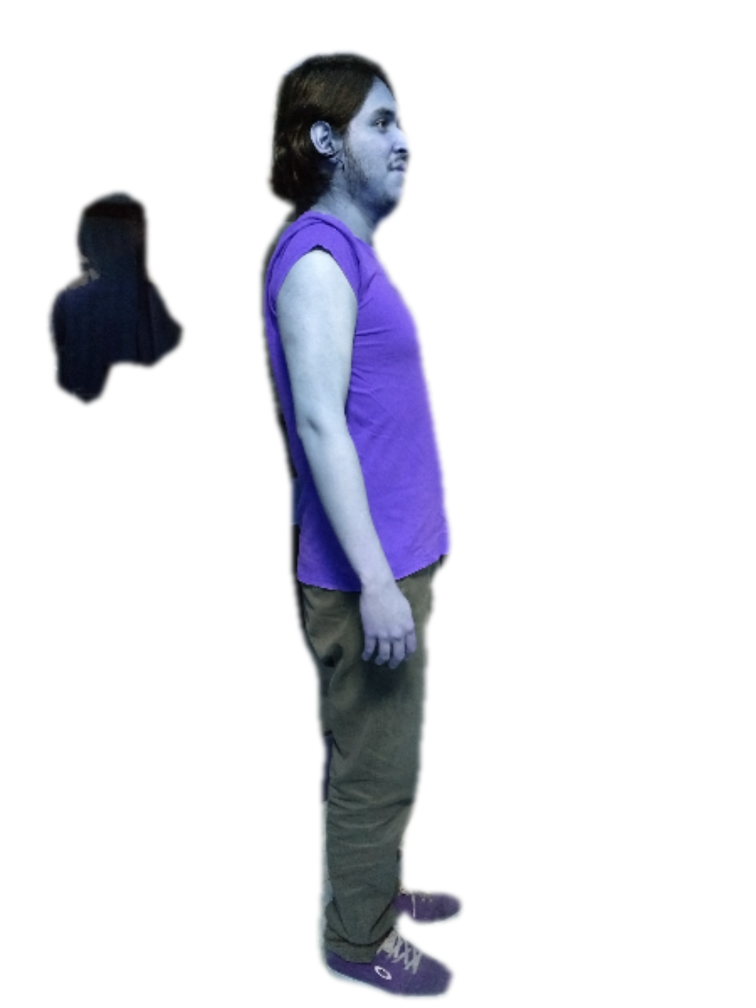
#> input picture filtered_images/result_side.jpg, 3024 x 4032 px (shown at 1/4 size)
$ python findContoursSide.py
#> lines starting #> are read from the running program, lines starting #| are printed output that depends on the picture; after the words box and inside, x2 and y2 are one past the last pixel; in counts of white or black regions, pixels touching at a corner belong together
import numpy as np
import cv2
import os

dirname = os.path.dirname(__file__)

def image_resize(image, width = None, height = None, inter = cv2.INTER_AREA):
    dim = None
    (h, w) = image.shape[:2]

    if width is None and height is None:
        return image

    # calcs ratios
    if width is None:
        r = height / float(h)
        dim = (int(w * r), height)

    else:
        r = width / float(w)
        dim = (width, int(h * r))

    resized = cv2.resize(image, dim, interpolation = inter)
    return resized


# Read image
img_in = cv2.imread(os.path.join(dirname, "filtered_images/result_side.jpg"))
#> img_in is the input picture: shape (4032, 3024, 3); mean B, G, R 232.5, 225.8, 225.4
img_in = cv2.cvtColor(img_in, cv2.COLOR_BGR2GRAY)
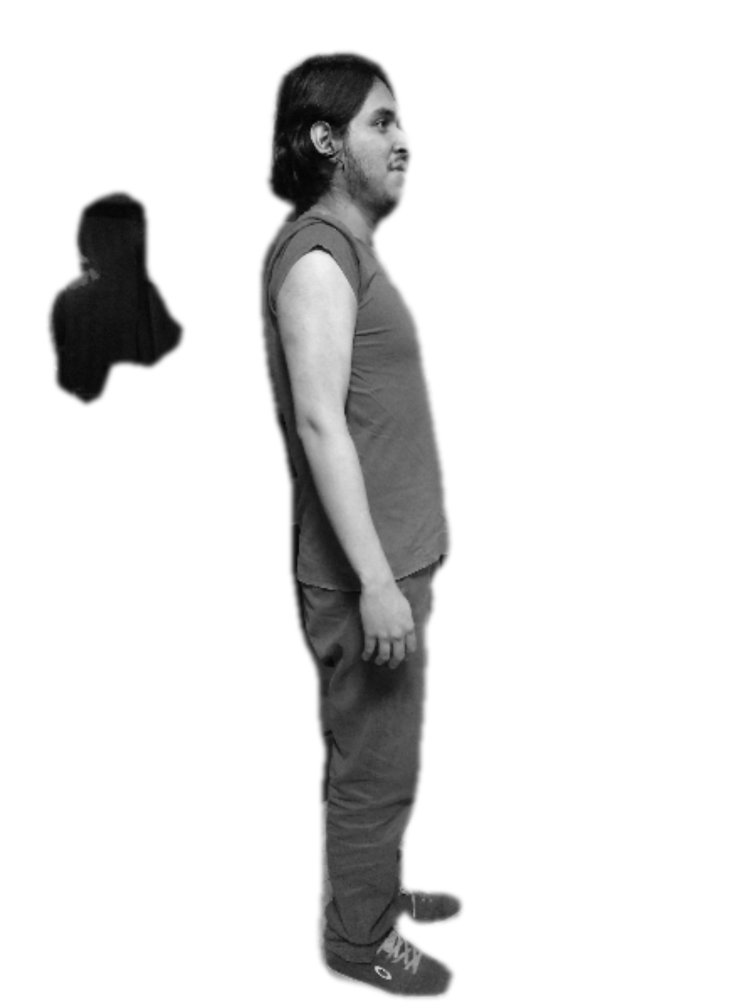
#> img_in: shape (4032, 3024) (shown at 1/4 size); min 2, max 255, mean 226.4

img_in = image_resize(img_in, height=730)
#> in image_resize, `resized = cv2.resize(image, dim, interpolation = inter)`:
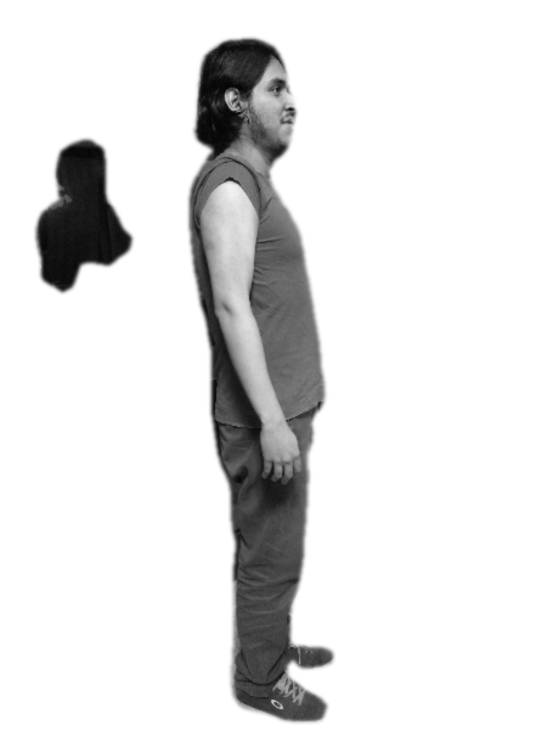
#> resized: shape (730, 547); min 4, max 255, mean 226.4

# Show B&W image
# cv2.imshow("Input img", img_in)

# Threshold. Set values equal to or above 220 to 0. Set values below 220 to 255.
th, img_thres = cv2.threshold(img_in, 245, 255, cv2.THRESH_BINARY_INV)
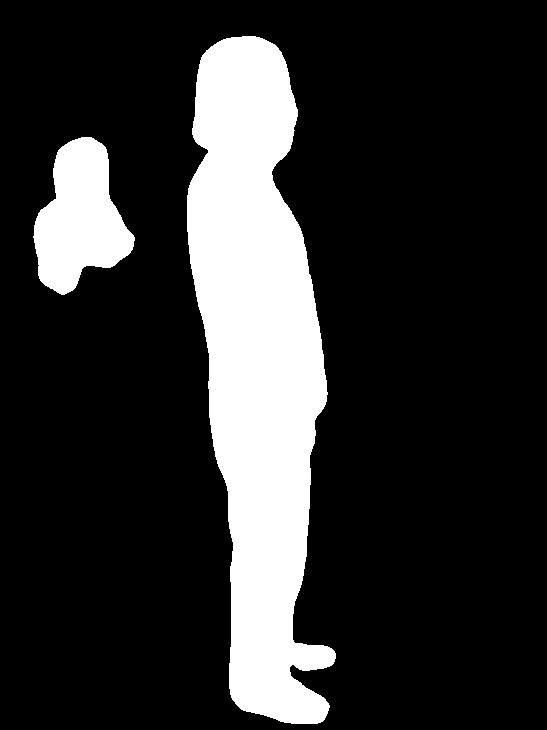
#> img_thres: shape (730, 547); 18.5% white; 2 white regions, box (x1, y1, x2, y2) and area: (187, 36, 336, 724) 64076, (33, 137, 135, 295) 9899

# Copy the thresholded image.
img_floodfill = img_thres.copy()

# Mask used to flood filling.
# Notice the size needs to be 2 pixels than the image.
h, w = img_thres.shape[:2]
#> h = 730; w = 547
mask = np.zeros((h+2, w+2), np.uint8)
print("S Con height:", h)
#| S Con height: 730
print("S Con width:", w)
#| S Con width: 547

# Floodfill from point (0, 0)
cv2.floodFill(img_floodfill, mask, (0,0), 255)
#> img_floodfill: shape (730, 547); every value is 255

# Invert floodfilled image
im_floodfill_inv = cv2.bitwise_not(img_floodfill)
#> im_floodfill_inv: shape (730, 547); every value is 0

# Combine the two images to get the foreground.
img_out = img_thres | im_floodfill_inv

# im_out is of shape (w, h, _)

# Simulate receiving countour processed image
# cv2.imshow('floodFilledImg', img_out)

# get a blank canvas for drawing contour on and convert img to grayscale
original = cv2.cvtColor(img_in, cv2.COLOR_GRAY2BGR)
canvas = np.zeros(original.shape, np.uint8)
img2gray = img_out.copy()

## blurring with kernel 25 ##
kernel = np.ones((5, 5), np.float32)/25
img2gray = cv2.filter2D(img2gray, -1, kernel)

#extract contours from thresholded image
_, thresh = cv2.threshold(img2gray, 250, 255, cv2.THRESH_BINARY_INV)
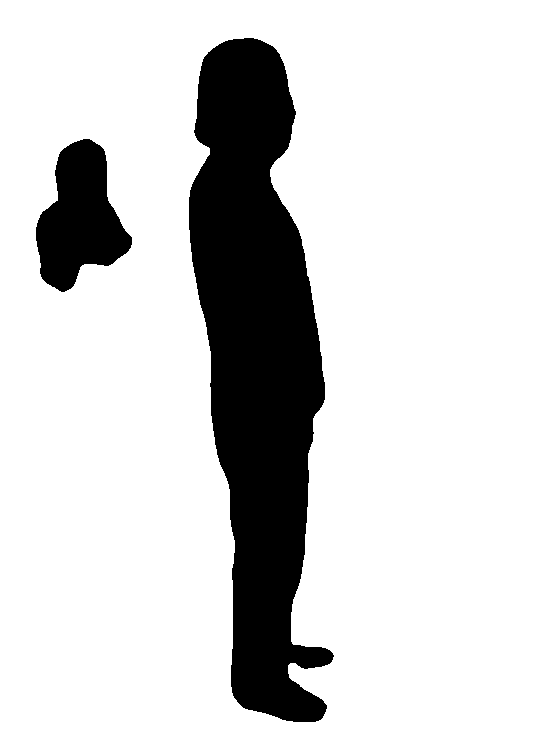
#> thresh: shape (730, 547); 82.7% white; 2 black regions
contours, _ = cv2.findContours(thresh, cv2.RETR_TREE, cv2.CHAIN_APPROX_NONE)
#> contours = 3 contours; box (x1, y1, x2, y2) and area: (0, 0, 547, 730) 398034, (188, 37, 335, 723) 61000, (35, 138, 133, 293) 9040

# find the main contour (2nd biggest area)
def findMainContour(contours):
    areas = []
    for cont in contours:
        areas.append(cv2.contourArea(cont))

    n= len(areas)
    areas.sort()
    return contours[areas.index(areas[n-1])]

cnt = contours[-1]
#> cnt = contour of 1561 points, box (x1, y1, x2, y2) (188, 37, 335, 723), area 61000
if len(contours) != 1:
    cnt = findMainContour(contours)
#> the loop in findMainContour, `for cont in contours:` made 3 passes
#> after the loop in findMainContour, `for cont in contours:`: areas = [398034, 9040, 61000.5]
#> in findMainContour, `n= len(areas)`: n = 3


# define main contour approx. and hull
# perim = cv2.arcLength(cnt, True)
epsilon = 0.01*cv2.arcLength(cnt, True)
#> epsilon = 17.1
approx = cv2.approxPolyDP(cnt, epsilon, True)
#> approx = contour of 13 points, box (x1, y1, x2, y2) (188, 38, 335, 723), area 61756

hull = cv2.convexHull(cnt)
#> hull = contour of 48 points, box (x1, y1, x2, y2) (188, 37, 335, 723), area 75436

# canvas = cv2.cvtColor(canvas, cv2.COLOR_BGR2RGB)

# draw all points in cnt
cv2.drawContours(canvas, cnt, -1, (0, 255, 0), 2)
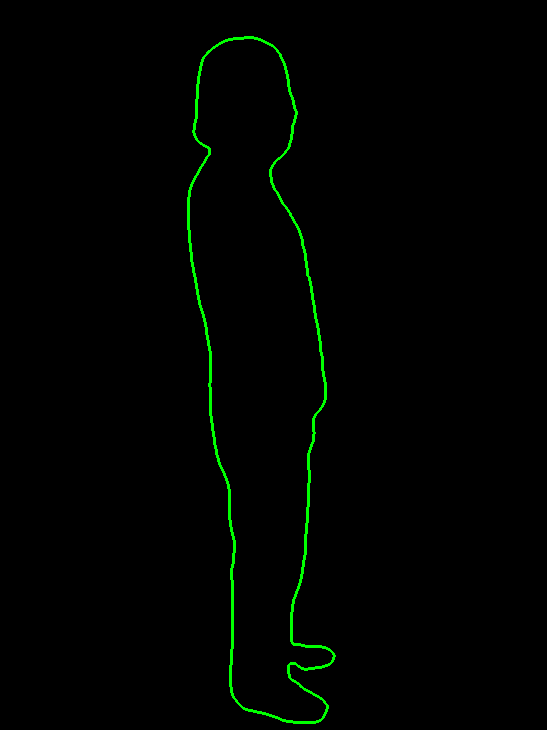
#> canvas: shape (730, 547, 3); mean of channels 0, 1, 2 0, 3, 0; drawn as B, G, R

# draw all the cnt in contours
# for count, cnt in enumerate(contours):
#     cv2.drawContours(canvas, cnt, -1, (0, 255, 0), 2)

# draw approx, only some points using approxpolyDP
# cv2.drawContours(canvas, [approx], -1, (0, 0, 255), 2)

# cv2.drawContours(canvas, [hull], -1, (0, 0, 255), 3) # simple hull


# MEASUREMENTS AFTER CONTOURS ### NECK, CHEST, WAIST, HIP
LneckY, RneckY = 146, 163
chestY = 245
waistY = 295
hipY = 406

def get_Xpts(contour, Ypoint):
    xs = []
    for point in contour:
        x, y = point[0][:]
        if y == Ypoint:
            xs.append( (x, y) )

    lst = list(set(xs))
    lst.sort()
    return lst

def get2Points(lst):
    first, last = lst[0], lst[-1]
    cv2.circle(canvas, (first[0], first[1]), 4, (255,0,0), 2, cv2.LINE_AA)
    cv2.circle(canvas, (last[0], last[1]), 4, (255,0,0), 2, cv2.LINE_AA)

    first, last = [first[0], first[1]] , [last[0], last[1]]
    return first, last


def getNeckpoints(LNeckPts, RNeckPts):
    l1 = LNeckPts[0]
    r2 = RNeckPts[-1]
    cv2.circle(canvas, (l1[0], l1[1]), 4, (255,0,0), 2, cv2.LINE_AA)
    cv2.circle(canvas, (r2[0], r2[1]), 4, (255,0,0), 2, cv2.LINE_AA)

    l1, r2 = [l1[0], l1[1]] , [r2[0], r2[1]]
    return l1, r2


LneckPts = get_Xpts(cnt, LneckY)
#> the loop in get_Xpts, `for point in contour:` made 1561 passes
#> (x, y) on passes 1 to 3: (243, 38), (244, 37), (245, 37)
#> after the loop in get_Xpts, `for point in contour:`: xs = [(289, 146), (206, 146), (205, 146)]
#> in get_Xpts, `lst = list(set(xs))`: lst = [(289, 146), (205, 146), (206, 146)]
#> LneckPts = [(205, 146), (206, 146), (289, 146)]
RneckPts = get_Xpts(cnt, RneckY)
#> the loop in get_Xpts (call 2), `for point in contour:` made 1561 passes
#> RneckPts = [(203, 163), (274, 163)]
chestPts = get_Xpts(cnt, chestY)
#> chestPts = [(190, 245), (302, 245)]
waistPts = get_Xpts(cnt, waistY)
#> waistPts = [(198, 295), (312, 295)]
hipPts = get_Xpts(cnt, hipY)
#> hipPts = [(210, 406), (322, 406)]

SneckPt1, SneckPt2 = getNeckpoints(LneckPts, RneckPts)
#> in getNeckpoints, `l1 = LNeckPts[0]`: l1 = (205, 146)
#> in getNeckpoints, `r2 = RNeckPts[-1]`: r2 = (274, 163)
#> in getNeckpoints, `cv2.circle(canvas, (l1[0], l1[1]), 4, (255,0,0), 2, cv2.LINE_AA)`: canvas: shape (730, 547, 3); 0.03% of pixels changed, all inside (x1, y1, x2, y2) = (199, 140, 212, 153)
#> in getNeckpoints, `cv2.circle(canvas, (r2[0], r2[1]), 4, (255,0,0), 2, cv2.LINE_AA)`: canvas: shape (730, 547, 3); mean of channels 0, 1, 2 0.1, 3, 0
#> in getNeckpoints, `l1, r2 = [l1[0], l1[1]] , [r2[0], r2[1]]`: l1 = [205, 146]; r2 = [274, 163]
#> SneckPt1 = [205, 146]; SneckPt2 = [274, 163]
SchestPt1, SchestPt2 = get2Points(chestPts)
#> in get2Points, `first, last = lst[0], lst[-1]`: first = (190, 245); last = (302, 245)
#> in get2Points, `cv2.circle(canvas, (first[0], first[1]), 4, (255,0,0), 2, cv2.LINE_AA)`: canvas: shape (730, 547, 3); mean of channels 0, 1, 2 0.2, 2.9, 0
#> in get2Points, `cv2.circle(canvas, (last[0], last[1]), 4, (255,0,0), 2, cv2.LINE_AA)`: canvas: shape (730, 547, 3); mean of channels 0, 1, 2 0.2, 2.9, 0
#> in get2Points, `first, last = [first[0], first[1]] , [last[0], last[1]]`: first = [190, 245]; last = [302, 245]
#> SchestPt1 = [190, 245]; SchestPt2 = [302, 245]
SwaistPt1, SwaistPt2 = get2Points(waistPts)
#> in get2Points (call 2), `cv2.circle(canvas, (last[0], last[1]), 4, (255,0,0), 2, cv2.LINE_AA)`: canvas: shape (730, 547, 3); mean of channels 0, 1, 2 0.3, 2.9, 0
#> SwaistPt1 = [198, 295]; SwaistPt2 = [312, 295]
ShipPt1, ShipPt2 = get2Points(hipPts)
#> in get2Points (call 3), `cv2.circle(canvas, (first[0], first[1]), 4, (255,0,0), 2, cv2.LINE_AA)`: canvas: shape (730, 547, 3); mean of channels 0, 1, 2 0.4, 2.9, 0
#> in get2Points (call 3), `cv2.circle(canvas, (last[0], last[1]), 4, (255,0,0), 2, cv2.LINE_AA)`: canvas: shape (730, 547, 3); mean of channels 0, 1, 2 0.5, 2.9, 0
#> ShipPt1 = [210, 406]; ShipPt2 = [322, 406]


### CALCULATE SIZES ###
def calculate_Distance(pt1, pt2):
    '''makes numpy [x y] array from an [x,y] list to calc dist'''
    a = np.array(pt1) # p1
    b = np.array(pt2) # p2

    dist = np.linalg.norm(a - b)

    return dist


### SHOW SIDE RESULTS ###
distNeck = calculate_Distance(SneckPt1, SneckPt2)
#> in calculate_Distance, `a = np.array(pt1)`: a = [205, 146]
#> in calculate_Distance, `b = np.array(pt2)`: b = [274, 163]
#> in calculate_Distance, `dist = np.linalg.norm(a - b)`: dist = 71.06
#> distNeck = 71.06
distChest = calculate_Distance(SchestPt1, SchestPt2)
#> distChest = 112
distWaist = calculate_Distance(SwaistPt1, SwaistPt2)
#> distWaist = 114
distHip = calculate_Distance(ShipPt1, ShipPt2)
#> distHip = 112


topL1, topL2, topL3, topL4 = (0,15), (0,30), (0,45), (0,60)
cv2.putText(canvas, "neck: {:.3f}".format(distNeck), topL1,
    cv2.FONT_HERSHEY_SIMPLEX, 0.5, (255, 255, 255), 1, cv2.LINE_AA)

cv2.putText(canvas, "chest: {:.3f}".format(distChest), topL2,
    cv2.FONT_HERSHEY_SIMPLEX, 0.5, (255, 255, 255), 1, cv2.LINE_AA)

cv2.putText(canvas, "waist: {:.3f}".format(distWaist), topL3,
    cv2.FONT_HERSHEY_SIMPLEX, 0.5, (255, 255, 255), 1, cv2.LINE_AA)

cv2.putText(canvas, "hip: {:.3f}".format(distHip), topL4,
    cv2.FONT_HERSHEY_SIMPLEX, 0.5, (255, 255, 255), 1, cv2.LINE_AA)
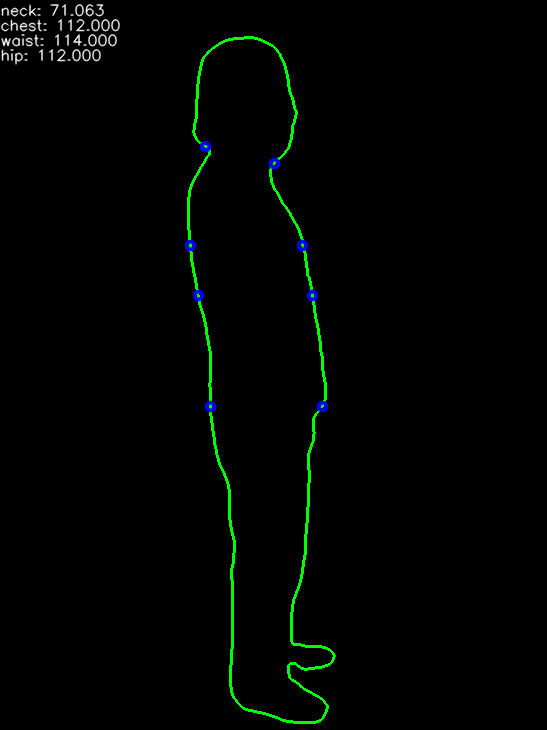
#> canvas: shape (730, 547, 3); mean of channels 0, 1, 2 1.2, 3.6, 0.7; drawn as B, G, R


cv2.imshow("Contours", canvas)
# cv2.imwrite(os.path.join(dirname, 'filtered_images/result_sidePt2.jpg'), canvas)

if cv2.waitKey(0) & 0xFF == ord('q'):
#> (key q is pressed here)
    cv2.destroyAllWindows()
